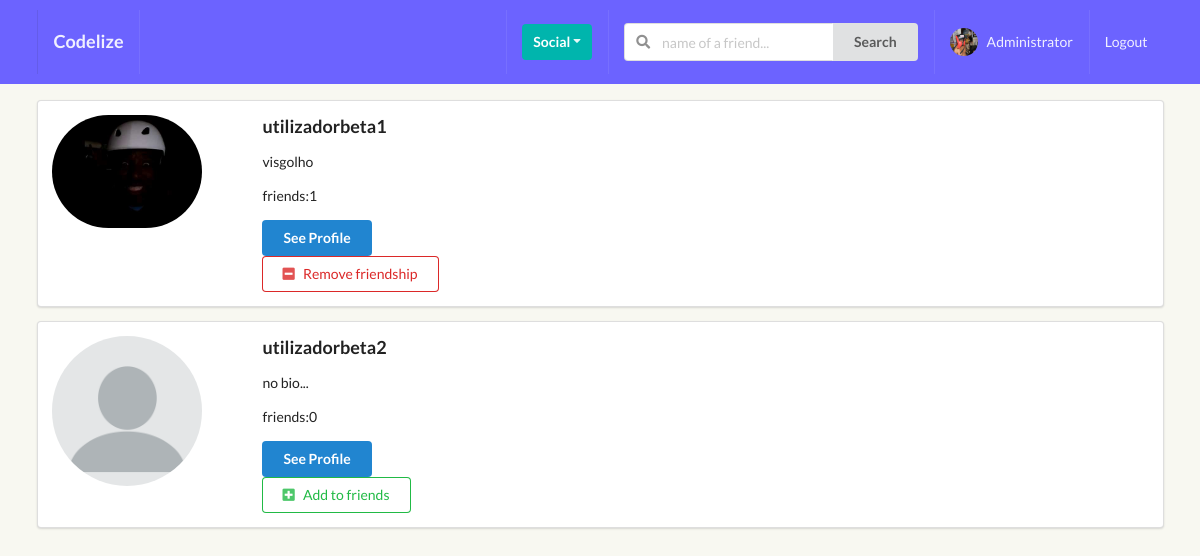
Before: /profiles/ (signed in) with the older database file.
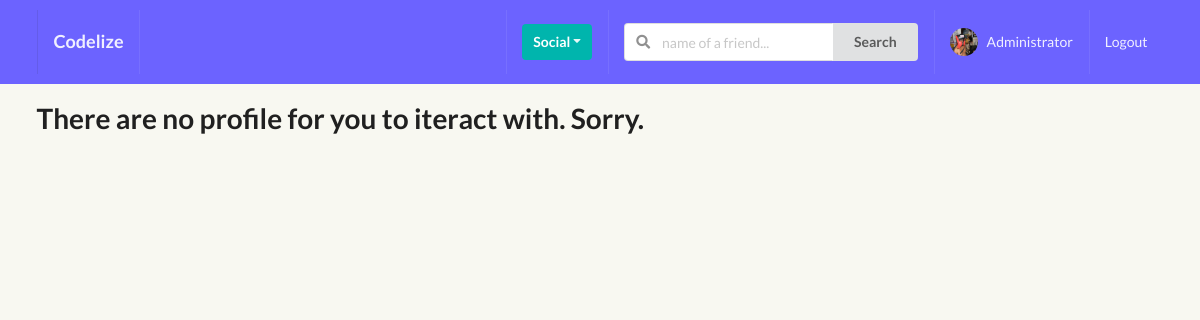
After: the same page with the newer database file.
### perfil/models.py (models this page shows, shortened)
class Profile(models.Model):
    first_name = models.CharField(max_length=200, blank=True)
    last_name = models.CharField(max_length=200, blank=True)
    username = models.OneToOneField(User, on_delete=models.CASCADE)
    bio = models.TextField(default="no bio...", max_length=300)
    email = models.EmailField(max_length=200, blank=True)
    country = models.CharField(max_length=200, blank=True)
    avatar = models.ImageField(default='avatar.png', upload_to='avatars/')
    friends = models.ManyToManyField(User, blank=True, related_name='friends')
    slug = models.SlugField(unique=True, blank=True)
    updated = models.DateTimeField(auto_now=True)
    created = models.DateTimeField(auto_now_add=True)
    objects = ProfileManager()
    def get_absolute_url(self):
        return reverse("perfil:profile_detail_view", kwargs={"slug": self.slug})
    def get_friends_no(self):
        return self.friends.count()
    __initial_first_name = None
    __initial_last_name = None
    def __init__(self, *args, **kwargs):
        super().__init__(*args, **kwargs)
        self.__initial_first_name = self.first_name
        self.__initial_last_name = self.last_name

### perfil/views.py (the view)
# urls.py: path('', ProfileListView.as_view(), name="all-profiles-view"),
class ProfileListView(LoginRequiredMixin, ListView):
    model = Profile
    template_name = 'perfil/profiles_list.html'
    def get_queryset(self):
        qs = Profile.objects.get_all_profiles(self.request.user)
        return qs
    def get_context_data(self, **kwargs):
        context = super().get_context_data(**kwargs)
        user = User.objects.get(username__iexact=self.request.user)
        profile = Profile.objects.get(username=user)
        rel_r = Relationship.objects.filter(sender=profile)
        rel_s = Relationship.objects.filter(receiver=profile)
        rel_receiver = []
        rel_sender = []
        for item in rel_r:
            rel_receiver.append(item.receiver.username)
        for item in rel_s:
            rel_sender.append(item.sender.username)
        context["rel_receiver"] = rel_receiver
        context["rel_sender"] = rel_sender
        context['is_empty'] = False
        if len(self.get_queryset()) == 0:
            context['is_empty'] = True
        return context

### perfil/context_processors.py (called while the page is built)
def profile_pic(request):
    if request.user.is_authenticated:
        profile_obj = Profile.objects.get(username=request.user)
        pic = profile_obj.avatar
        return {'picture':pic}
    return {}

def invitations_received_no(request):
    if request.user.is_authenticated:
        profile_obj = Profile.objects.get(username=request.user)
        qs_count = Relationship.objects.invitations_received(profile_obj).count()
        return {'invites_num':qs_count}
    return {}

### perfil/models.py (called while the page is built)
    def get_all_profiles(self, me):
        profiles = Profile.objects.all().exclude(username=me)
        return profiles

    def invitations_received(self, receiver):
        qs = Relationship.objects.filter(receiver=receiver, status='send')
        return qs

### perfil/templates/perfil/profiles_list.html (shortened to what this page needs)
{% extends 'base.html' %} {% block title %} All Profiles {% endblock title %} {% block content %} {% if is_empty %}
<h1>There are no profile for you to iteract with. Sorry.</h1>
{% endif %}
{% for obj in object_list %}
<div class="ui segment">
    <div class="ui grid">
        <div class="row">
            <div class="three wide column">
                <img class="ui small circular image fullpc" src={{obj.avatar.url}}>
            </div>
            <div class="thirteen wide column">
                <h3>{{obj.username}}</h3>
                <p>{{obj.bio}}</p>
                <p>friends:{{obj.get_friends_no}}</p>
                <a href={{ obj.get_absolute_url }}><button class="ui primary button">See Profile</button></a>
                <br> {% if obj.username not in rel_receiver and request.user not in rel_sender %}
                <form action="{% url 'perfil:send_invite' %}" method="POST">
                    <button type="submit" class="ui positive basic button"><i class="plus square icon"></i>Add to friends</button>
                </form>
                {% endif %}  {% if request.user in obj.friends.all %}
                <form action="{% url 'perfil:remove_friend' %}" method="POST">
                    <button class="ui negative basic button"><i class="minus square icon"></i>Remove friendship</button>
                </form>
                {% endif %}
            </div>
        </div>
    </div>
</div>
{% endfor %} {% endblock content %}

Changed rows visible on the page:
removed Profile: avatar (placeholder picture), username "utilizadorbeta1", bio "visgolho", get_friends_no "1"
removed Profile: avatar (placeholder picture), username "utilizadorbeta2", bio "no bio...", get_friends_no "0"
Other visible differences:
text now shown: "There are no profile for you to iteract with. Sorry."
